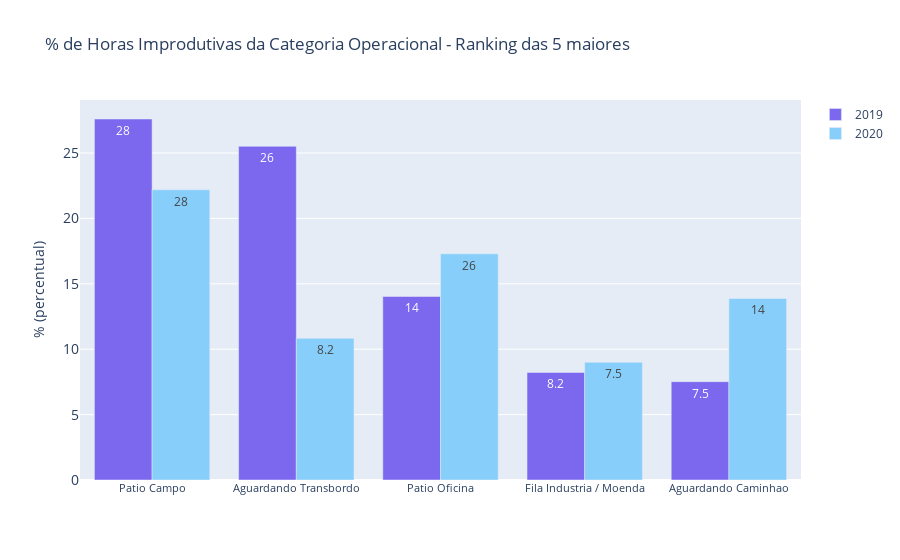

Notebook cell for this chart:
### Markdown cell above
---

### 4.) VISUALIZATION AND COMMUNICATION

---

### Code cell
import plotly.graph_objects as go

dt_oper_final_19 #database
dt_oper_final_20 #database

fig = go.Figure(data=[
    go.Bar(name='2019',
           x=dt_oper_final_19['NM_ATIVIDADE'],
           y=dt_oper_final_19['%_HORAS_ATV'],
           marker_color='MediumSlateBlue',
           text=dt_oper_final_19['%_HORAS_ATV'],
           textposition='auto'),
    
    go.Bar(name='2020',
           x=dt_oper_final_20['NM_ATIVIDADE'],
           y=dt_oper_final_20['%_HORAS_ATV'],
           marker_color='LightSkyBlue',
           text=dt_oper_final_19['%_HORAS_ATV'],
           textposition='auto')
])

fig.update_traces(texttemplate='%{text:.2s}', textposition='inside')

# Change the bar mode
fig.update_layout(barmode='group',
                  title='% de Horas Improdutivas da Categoria Operacional - Ranking das 5 maiores',                  
                  xaxis_tickfont_size=11,
                  yaxis=dict(
                        title='% (percentual)',
                        titlefont_size=14,
                        tickfont_size=14,
                    ),)
fig.show()

### Figure 1 — Plotly figure (JSON) as saved in the notebook; plotly's stock layout.template omitted (floating-point values rounded to 4 significant figures)
{"data": [{"marker": {"color": "MediumSlateBlue"}, "name": "2019", "text": [27.6, 25.51, 14.03, 8.22, 7.52], "textposition": "inside", "texttemplate": "%{text:.2s}", "type": "bar", "x": ["Patio Campo", "Aguardando Transbordo", "Patio Oficina", "Fila Industria / Moenda", "Aguardando Caminhao"], "y": [27.6, 25.51, 14.03, 8.22, 7.52]}, {"marker": {"color": "LightSkyBlue"}, "name": "2020", "text": [27.6, 25.51, 14.03, 8.22, 7.52], "textposition": "inside", "texttemplate": "%{text:.2s}", "type": "bar", "x": ["Patio Campo", "Patio Oficina", "Aguardando Caminhao", "Aguardando Transbordo", "Fila Industria / Moenda"], "y": [22.19, 17.29, 13.88, 10.84, 9]}], "layout": {"barmode": "group", "title": {"text": "% de Horas Improdutivas da Categoria Operacional - Ranking das 5 maiores"}, "xaxis": {"tickfont": {"size": 11}}, "yaxis": {"tickfont": {"size": 14}, "title": {"font": {"size": 14}, "text": "% (percentual)"}}}}
